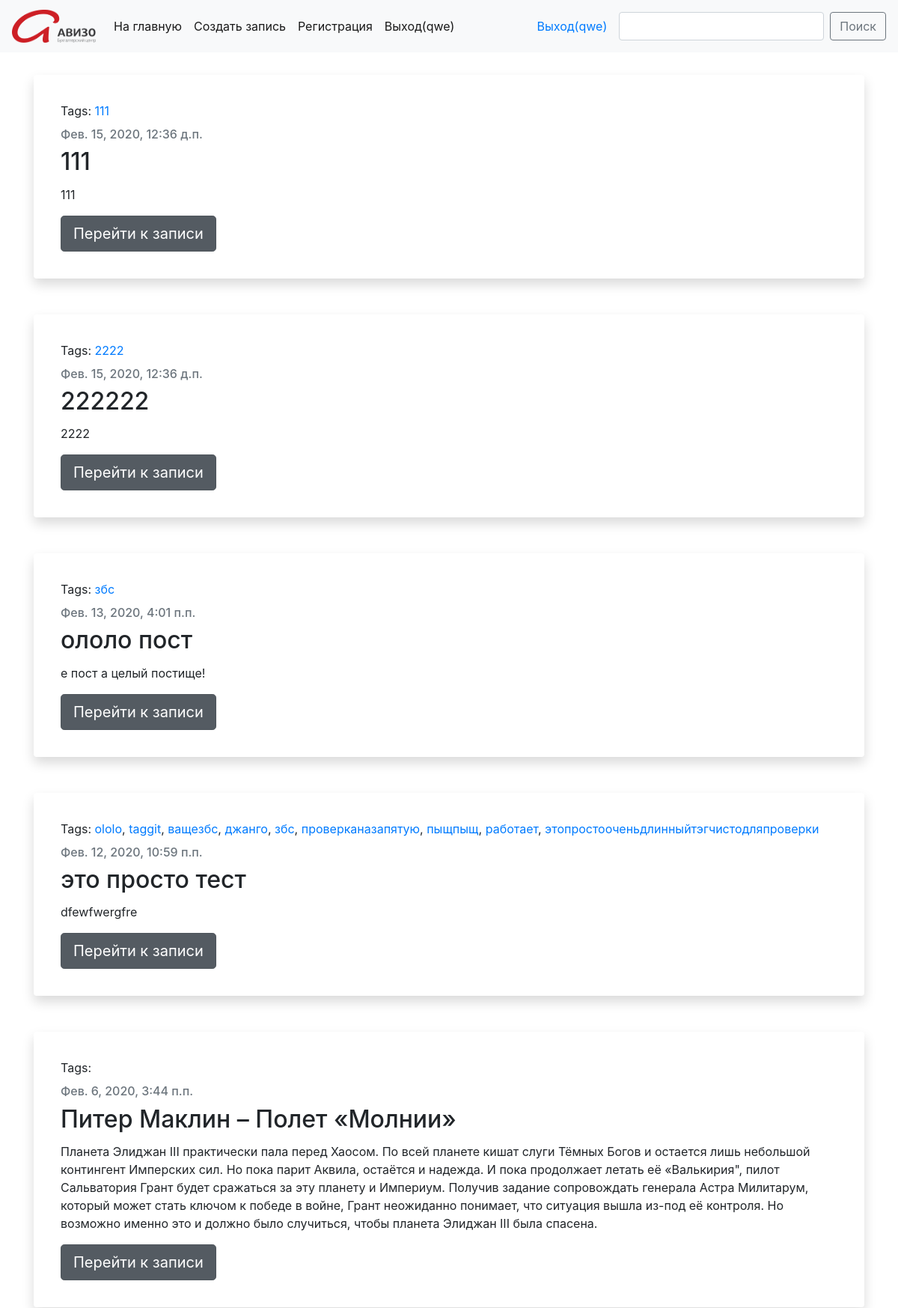
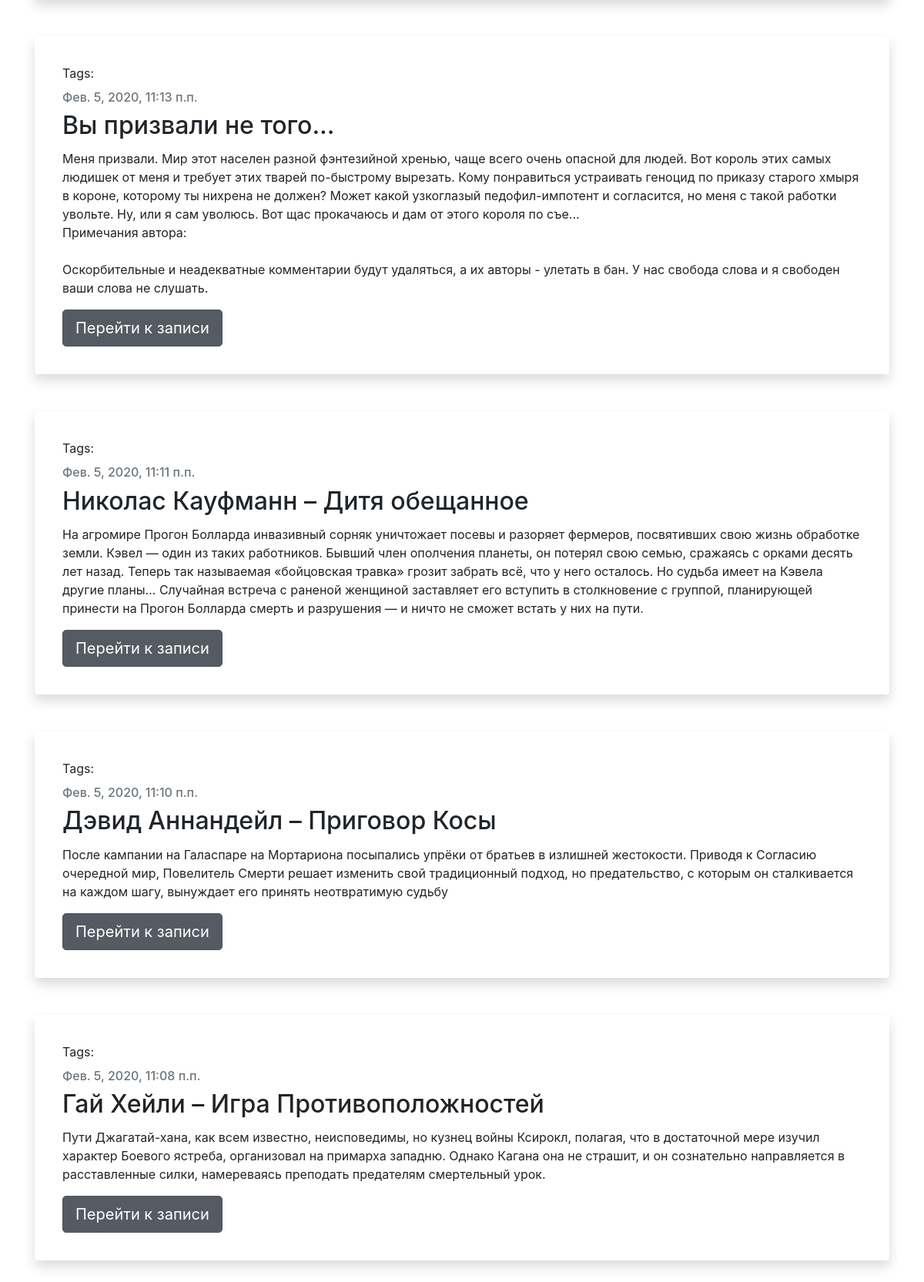
The page / (signed in) on the database its author committed (2 pictures, top to bottom).
### blog/models.py (models this page shows, shortened)
class Post(models.Model):
    author = models.ForeignKey(settings.AUTH_USER_MODEL, on_delete=models.CASCADE)
    title = models.CharField(max_length=200)
    text = models.TextField()
    created_date = models.DateTimeField(default=timezone.now)
    published_date = models.DateTimeField(blank=True, null=True)
    tags = TaggableManager(through=RuTaggedItem)

### blog/views.py (the view)
# urls.py: path('', views.PostListView.as_view(), name='post_list'),
class PostListView(View):
    def get(self, request, tag_slug=None):
        post_with_tags = Post.objects.all()
        user = str(request.user)
        anon = 'AnonymousUser'
        if user is anon:
            return redirect('../login')
        if tag_slug:
            tag = get_object_or_404(Tag, slug=tag_slug)
            post_with_tags = post_with_tags.filter(tags__in=[tag])
            return render(request, 'blog/post_list.html', {'posts': post_with_tags, 'tag': tag})
        else:
            print(user)
            posts = Post.objects.filter(published_date__lte=timezone.now()).order_by('-published_date')
            return render(request, 'blog/post_list.html', {'posts': posts})

### blog/templates/blog/post_list.html (shortened to what this page needs)
<!doctype html>
<html lang="en">
    <head>
        <link rel="stylesheet" href="https://stackpath.bootstrapcdn.com/bootstrap/4.4.1/css/bootstrap.min.css">
    </head>
    <body>
        {% extends 'blog/base.html' %}
        {% block content %}
            {% include 'include/post.html' %}
        {% endblock %}

### blog/templates/blog/base.html (shortened to what this page needs)
<!doctype html>
{% load static %}
<html lang="en">
    <head>
        <link rel="stylesheet" href="https://stackpath.bootstrapcdn.com/bootstrap/4.4.1/css/bootstrap.min.css">
    </head>
    <body>
        <nav class="navbar navbar-expand-lg navbar-light bg-light">
            <a class="navbar-brand" href="{% url 'post_list' %}"><img src="{% static 'images/logo.png' %}" width="112" height="44" alt=""></a>
                <div class="collapse navbar-collapse" id="navbarSupportedContent">
                    <ul class="navbar-nav mr-auto">
                        <li class="nav-item active">
                            <a class="nav-link" href="{% url 'post_list' %}">На главную<span class="sr-only">(current)</span></a>
                        </li>
                        <li class="nav-item active">
                            <a class="nav-link" href="{% url 'post_new' %}">Создать запись</a>
                        </li>
                        <li class="nav-item active">
                            <a class="nav-link" href="{% url 'register' %}">Регистрация</a>
                        </li>
                        <li class="nav-item active">
                            {% if request.user.is_authenticated %}
                                <a class="nav-link" href="{% url 'logout' %}">Выход({{ request.user }})</a>
                            {% else %}
                                <a class="nav-link" href="{% url 'login' %}">Логин</a>
                            {% endif %}
                        </li>
                    </ul>
                    <form class="form-inline my-2 my-lg-0">
                        <a class="nav-link" href="{% url 'logout' %}">Выход({{ request.user }})</a>
                        <input class="form-control mr-sm-2" type="search" placeholder="" aria-label="Search">
                        <button class="btn btn btn-outline-secondary my-2 my-sm-0" type="submit">Поиск</button>
                    </form>
                </div>
        </nav>
        <div class="content container" style="padding-top: 30px">
            {% block content %}
            {% endblock %}
        </div>
    </body>
</html>

### blog/templates/include/post.html
{% for post in posts %}
    <div class="shadow p-3 mb-5 bg-white rounded">
        <div class="card-body">
            <p class="tags">Tags: {% for tag in post.tags.all %}<a href="{% url 'post_list_by_tag' tag.slug %}">{{ tag.name }}</a>{% if not forloop.last %}, {% endif %} {% endfor %}</p>
            <h6 class="card-subtitle mb-2 text-muted">{{ post.published_date }}</h6>
            <h2 class="card-title">{{ post.title }}</h2>
            <p class="card-text">{{ post.text|linebreaksbr }}</p>
            <a class="btn btn-secondary btn-lg active" href="{% url 'post_detail' pk=post.pk %}" role="button" aria-pressed="true">Перейти к записи</a>
        </div>
    </div>
{% endfor %}

### rows shown on the page
Post: published_date "Фев. 15, 2020, 12:36 д.п.", title "111", text "111"
Tag: name "111"
Post: published_date "Фев. 15, 2020, 12:36 д.п.", title "222222", text "2222"
Tag: name "2222"
Post: published_date "Фев. 13, 2020, 4:01 п.п.", title "ололо пост", text "е пост а целый постище!"
Tag: name "збс"
Post: published_date "Фев. 12, 2020, 10:59 п.п.", title "это просто тест", text "dfewfwergfre"
Tag: name "ololo"
Tag: name "taggit"
Tag: name "ващезбс"
Tag: name "джанго"
Tag: name "проверканазапятую"
Tag: name "пыщпыщ"
Tag: name "работает"
Tag: name "этопростооченьдлинныйтэгчистодляпроверки"
Post: published_date "Фев. 6, 2020, 3:44 п.п.", title "Питер Маклин – Полет «Молнии»", text "Планета Элиджан III практически пала перед Хаосом. По всей планете кишат слуги Тёмных Богов и остается лишь небольшой контингент Имперских сил. Но пока парит Аквила, остаётся и надежда. И пока продолжает летать её «Валькирия\", пилот Сальватория Грант будет сражаться за эту планету и Империум. Получив задание сопровождать генерала Астра Милитарум, который может стать ключом к победе в войне, Грант неожиданно понимает, что ситуация вышла из-под её контроля. Но возможно именно это и должно было случиться, чтобы планета Элиджан III была спасена."
Post: published_date "Фев. 5, 2020, 11:13 п.п.", title "Вы призвали не того...", text "Меня призвали. Мир этот населен разной фэнтезийной хренью, чаще всего очень опасной для людей. Вот король этих самых людишек от меня и требует этих тварей по-быстрому вырезать. Кому понравиться устраивать геноцид по приказу старого хмыря в короне, которому ты нихрена не должен? Может какой узкоглазый педофил-импотент и согласится, но меня с такой работки увольте. Ну, или я сам уволюсь. Вот щас прокачаюсь и дам от этого короля по съе... Примечания автора: Оскорбительные и неадекватные комментарии будут удаляться, а их авторы - улетать в бан. У нас свобода слова и я свободен ваши слова не слушать."
Post: published_date "Фев. 5, 2020, 11:11 п.п.", title "Николас Кауфманн – Дитя обещанное", text "На агромире Прогон Болларда инвазивный сорняк уничтожает посевы и разоряет фермеров, посвятивших свою жизнь обработке земли. Кэвел — один из таких работников. Бывший член ополчения планеты, он потерял свою семью, сражаясь с орками десять лет назад. Теперь так называемая «бойцовская травка» грозит забрать всё, что у него осталось. Но судьба имеет на Кэвела другие планы… Случайная встреча с раненой женщиной заставляет его вступить в столкновение с группой, планирующей принести на Прогон Болларда смерть и разрушения — и ничто не сможет встать у них на пути."
Post: published_date "Фев. 5, 2020, 11:10 п.п.", title "Дэвид Аннандейл – Приговор Косы", text "После кампании на Галаспаре на Мортариона посыпались упрёки от братьев в излишней жестокости. Приводя к Согласию очередной мир, Повелитель Смерти решает изменить свой традиционный подход, но предательство, с которым он сталкивается на каждом шагу, вынуждает его принять неотвратимую судьбу"
Post: published_date "Фев. 5, 2020, 11:08 п.п.", title "Гай Хейли – Игра Противоположностей", text "Пути Джагатай-хана, как всем известно, неисповедимы, но кузнец войны Ксирокл, полагая, что в достаточной мере изучил характер Боевого ястреба, организовал на примарха западню. Однако Кагана она не страшит, и он сознательно направляется в расставленные силки, намереваясь преподать предателям смертельный урок."

### other values the page prints
{{ request.user }} "qwe"
